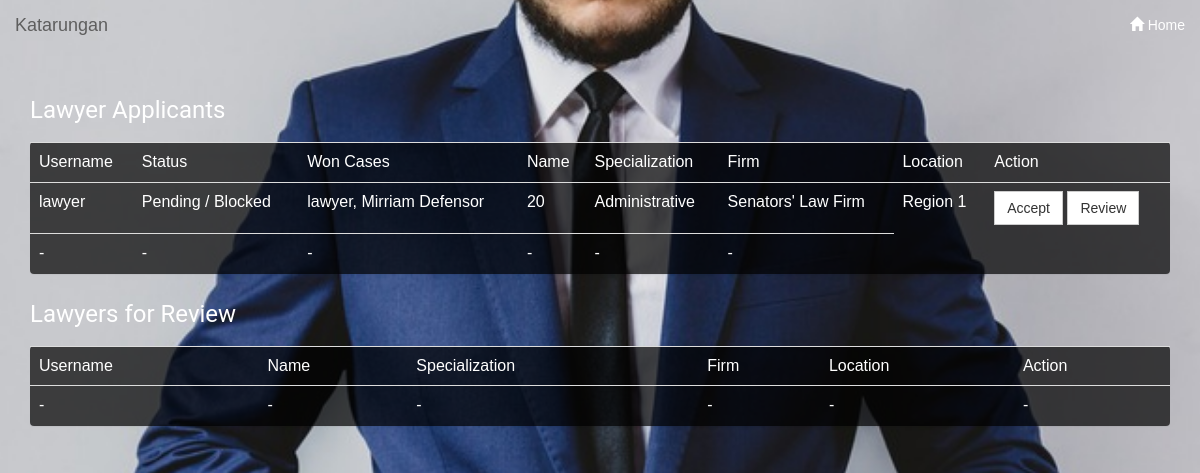
Page /adminPanel.php on the earlier database version.
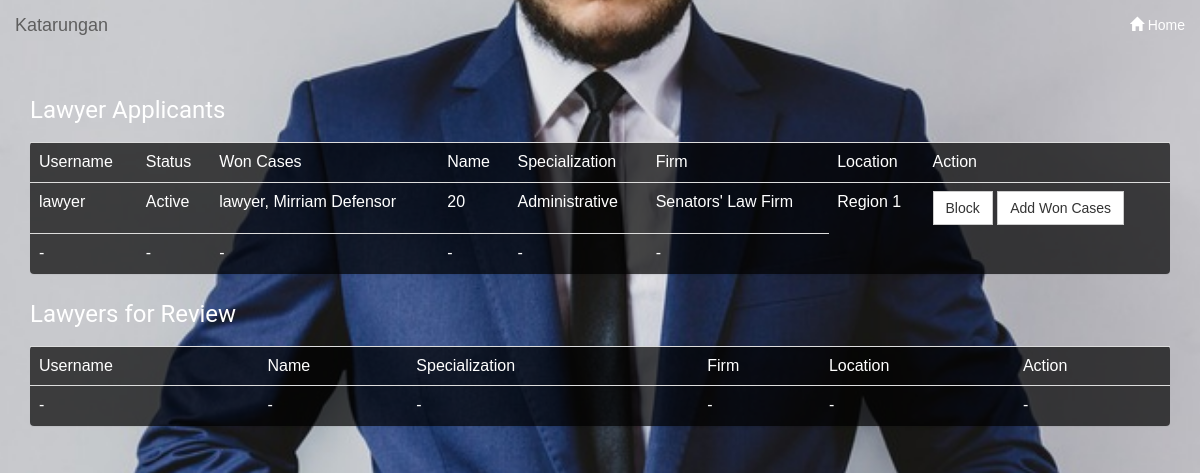
Same page on the later database version.
### tables this page shows
CREATE TABLE `tbllawyer` (
  `lawyerID` int(11) NOT NULL,
  `lawyerUsername` varchar(100) NOT NULL,
  `lawyerPassword` varchar(10) NOT NULL,
  `lawyerLastName` varchar(100) NOT NULL,
  `lawyerFirstName` varchar(100) NOT NULL,
  `lawyerMiddleName` varchar(100) NOT NULL,
  `firmAssociatedTo` varchar(1000) NOT NULL,
  `firmAddress` varchar(1000) NOT NULL,
  `specialization` varchar(1000) NOT NULL,
  `locationLawyers` varchar(10000) NOT NULL,
  `casesWon` varchar(1000) NOT NULL,
  `status` varchar(10) NOT NULL
);

### adminPanel.php (the view, shortened to what this page needs)
<?php include ('HEADER.php'); ?>
<div class="container">
<h4 style="color:white;">Lawyer Applicants</h4>
<table class="table panel" border="1">
	<tr>
		<td>Username</td>
		<td>Status</td>
		<td>Won Cases</td>
		<td>Name</td>
		<td>Specialization</td>
		<td>Firm</td>
		<td>Location</td>
		<td>Action</td>
	</tr>
	<form action="" method="POST">
	<tr>
		<?php
		$getLawyers = mysqli_query($conn, " SELECT * FROM tbllawyer WHERE status NOT LIKE '3' ");
		while($lawyers = mysqli_fetch_assoc($getLawyers))
		{
		?>
			<tr>
				<td><?php echo $lawyers['lawyerUsername']; ?></td>
				<td><?php if($lawyers['status']==0) echo "Pending / Blocked"; else echo "Active";  ?></td>
				<td><?php echo $lawyers['lawyerUsername'] .", " .$lawyers['lawyerFirstName'] ." " .$lawyers['lawyerMiddleName']; ?></td>
				<td><?php echo $lawyers['casesWon']; ?></td>
				<td><?php echo $lawyers['specialization']; ?></td>
				<td><?php echo $lawyers['firmAssociatedTo']; ?></td>
				<td><?php echo $lawyers['locationLawyers']; ?></td>
				<td>
					<?php
					if($lawyers['status']==0)
					{
					?>
						<button class="btn btn-default" type="submit" name="accept" value="<?php echo $lawyers['lawyerID']; ?>">Accept</button>
						<button class="btn btn-default" type="submit" name="review" value="<?php echo $lawyers['lawyerID']; ?>">Review</button>
					<?php
					}
					else
					{
					?>
						<button class="btn btn-default" type="submit" name="block" value="<?php echo $lawyers['lawyerID']; ?>">Block</button>
						<button class="btn btn-default" type="submit" name="add" value="<?php echo $lawyers['lawyerID']; ?>">Add Won Cases</button>
					<?php
					}
					?>
				</td>
			</tr>
		<?php
		}
		?>
	</tr>
	<tr>
		<td>-</td>
		<td>-</td>
		<td>-</td>
		<td>-</td>
		<td>-</td>
		<td>-</td>
	</tr>
	</form>
</table>
<h4 style="color: white;">Lawyers for Review</h4>
<table class="table panel">
	<tr>
		<td>Username</td>
		<td>Name</td>
		<td>Specialization</td>
		<td>Firm</td>
		<td>Location</td>
		<td>Action</td>
	</tr>
	<form action="" method="POST">
	<tr>
		<td>-</td>
		<td>-</td>
		<td>-</td>
		<td>-</td>
		<td>-</td>
		<td>-</td>
	</tr>
	</form>
</table>
</div>

Differences in the rows shown:
changed tbllawyer "lawyer": status "Pending / Blocked Accept Review" → "Active Block Add Won Cases"
